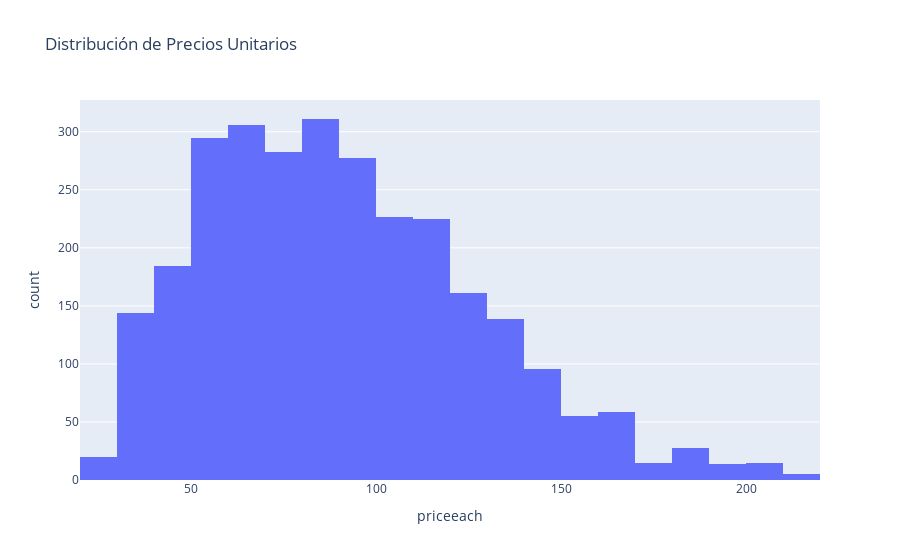

Here is the notebook cell this chart was saved with:
### Markdown cell above
## 4. Distribución de Precios Unitarios

### Code cell
# Histograma interactivo
fig = px.histogram(df, x='priceeach', nbins=30, title='Distribución de Precios Unitarios', labels={'priceEach': 'Precio ($)', 'count': 'Frecuencia'})
fig.show()

### Figure 1 — Plotly figure (JSON) as saved in the notebook; plotly's stock layout.template omitted (floating-point values rounded to 4 significant figures; data arrays with more than 128 entries replaced by an {"elided": "..."} marker saying what was removed)
{"data": [{"bingroup": "x", "hovertemplate": "priceeach=%{x}<br>count=%{y}<extra></extra>", "legendgroup": "", "marker": {"color": "#636efa", "pattern": {"shape": ""}}, "name": "", "nbinsx": 30, "orientation": "v", "showlegend": false, "type": "histogram", "x": {"elided": "2859 float values"}, "xaxis": "x", "yaxis": "y"}], "layout": {"barmode": "relative", "legend": {"tracegroupgap": 0}, "title": {"text": "Distribución de Precios Unitarios"}, "xaxis": {"anchor": "y", "domain": [0, 1], "title": {"text": "priceeach"}}, "yaxis": {"anchor": "x", "domain": [0, 1], "title": {"text": "count"}}}}
